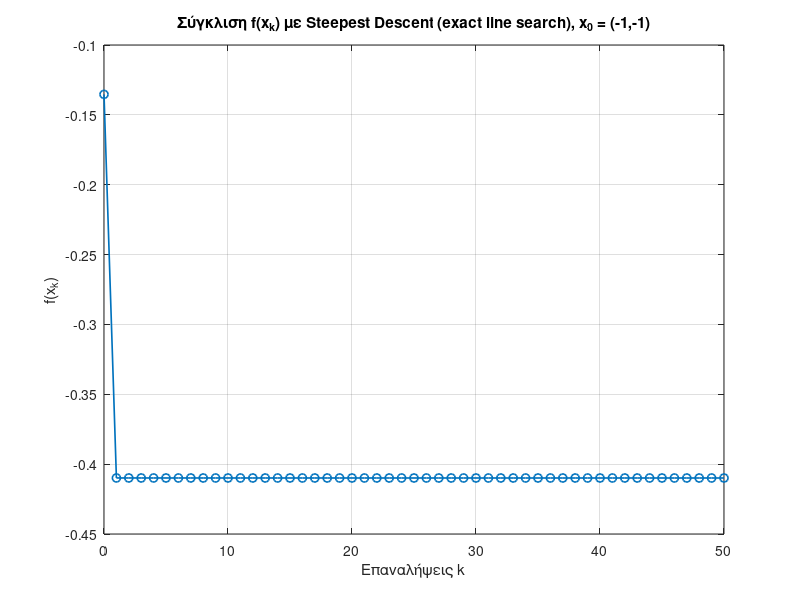

This chart was generated by the following MATLAB code:
%% Steepest Descent με exact line search για f(x,y) = x^3 * exp(-x^2 - y^4)
% Αρχικό σημείο: (-1, -1), μη σταθερό γ_k (line search)

clear; clc; close all;

% Συνάρτηση f
f = @(x) x(1).^3 .* exp(-x(1).^2 - x(2).^4);

% Gradient της f
gradf = @(x) [ ...
    x(1).^2 .* (3 - 2*x(1).^2) .* exp(-x(1).^2 - x(2).^4); ...
   -4*x(1).^3 .* x(2).^3 .* exp(-x(1).^2 - x(2).^4) ];

maxIter = 50;
tol     = 1e-6;

% Αρχικό σημείο
xk = [-1; -1];

% Ιστορία
Xhist = xk;
Fhist = f(xk);

fprintf('k = %3d, x = (% .6f, % .6f), f = % .6f, ||grad f|| = %.3e\n', ...
        0, xk(1), xk(2), Fhist(end), norm(gradf(xk)));

for k = 1:maxIter
    gk = gradf(xk);

    % Κριτήριο τερματισμού
    if norm(gk) < tol
        fprintf('Στάση στη διαδοχή k = %d (||grad f|| < tol)\n', k-1);
        break;
    end

    dk = -gk;   % διεύθυνση μέγιστης καθόδου

    % ---- Exact line search: γ_k = argmin f(x_k + γ d_k) ----
    phi = @(gamma) f(xk + gamma * dk);
    gamma_k = fminbnd(phi, 0, 5);   % διάστημα αναζήτησης π.χ. [0,5]
    % --------------------------------------------------------

    % Επόμενο βήμα
    xk = xk + gamma_k * dk;

    Xhist(:,end+1) = xk;
    Fhist(end+1)   = f(xk);

    fprintf('k = %3d, γ_k = %.4f, x = (% .6f, % .6f), f = % .6f, ||grad f|| = %.3e\n', ...
            k, gamma_k, xk(1), xk(2), Fhist(end), norm(gk));
end

x_star = xk;
f_star = f(xk);
fprintf('\nΤελικό σημείο: x* = (% .6f, % .6f), f(x*) = % .6f\n', ...
        x_star(1), x_star(2), f_star);
%% Διάγραμμα σύγκλισης f(x_k) vs k  (exact line search, x0 = (-1,-1))

k_axis = 0:length(Fhist)-1;   % επαναλήψεις k

figure;
plot(k_axis, Fhist, 'o-','LineWidth',1.2);
xlabel('Επαναλήψεις k');
ylabel('f(x_k)');
title('Σύγκλιση f(x_k) με Steepest Descent (exact line search), x_0 = (-1,-1)');
grid on;
